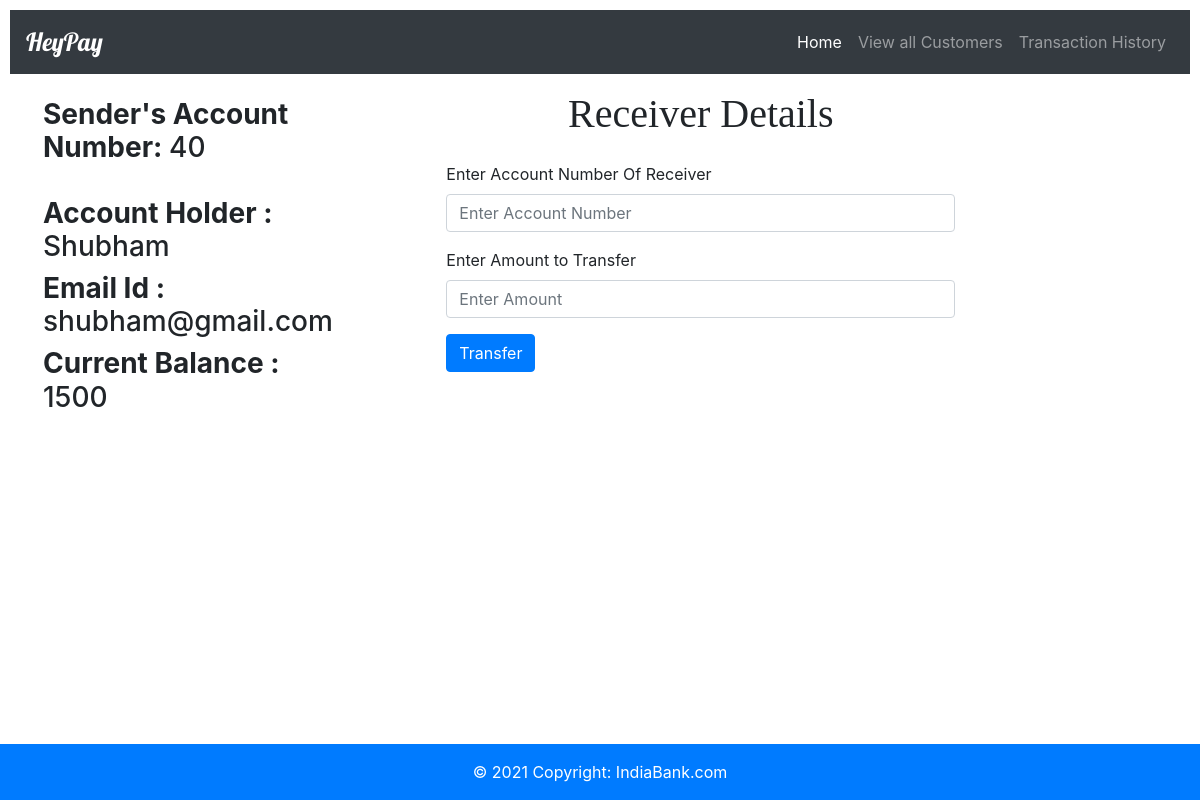
Page /40/ on the committed database.
### bank/models.py (models this page shows, shortened)
class Customer(models.Model):
    Acc_No = models.IntegerField(primary_key=True)
    Account_Holder = models.CharField(max_length=200)
    Email_Id = models.EmailField(max_length=200)
    Current_Balance=models.IntegerField()

### bank/views.py (the view)
# urls.py: path('<int:Acc>/',views.Trans,name='Trans'),
def Trans(request,Acc):
    custom=Customer.objects.filter(Acc_No=Acc)
    context={'custom':custom,'Acc_No':Acc}
    return render(request, 'Transaction.html',context)

### Templates/Transaction.html (shortened to what this page needs)
{% extends 'Base.html' %}
{% load static %}
{% block content %}
    <body>
        <div class="row">
    <div class="col-sm-4 px-5">
      <br>
    <h3><b>Sender's Account Number: </b>{{Acc_No}}</h3>
    <br>
        {% for d in custom %}
        <h3><b>Account Holder : </b>{{d.Account_Holder}}</h3>
        <h3><b>Email Id : </b>{{d.Email_Id}}</h3>
        <h3><b>Current Balance : </b>{{d.Current_Balance}}</h3>
        {% endfor %}
    </div>
    <div class="col-sm-6 px-5">
        <h1 align="center"  class="pb-3 pt-3" style="font-family: Georgia;">Receiver Details</h1>
        <form action="/Transhis/" method="POST">{% csrf_token %}
            <div class="form-group">
              <label for="exampleInputEmail1">Enter Account Number Of Receiver</label>
              <input type="text" class="form-control" id="exampleInputEmail1" name="recv_AccNo" aria-describedby="emailHelp" placeholder="Enter Account Number">
            </div>
            <div class="form-group">
              <label for="exampleInputPassword1">Enter Amount to Transfer</label>
              <input type="text" class="form-control" id="exampleInputPassword1" name="Amt_to_transfer" placeholder="Enter Amount">
            </div>
            <input type="submit" class="btn btn-primary" value="Transfer">
          </form>
    </div>
        </div>
    </body>
{% endblock content %}

### Templates/Transaction.html (style rules this page uses)
body { padding: 10px; }

### rows in the picture
Customer: Account_Holder "Shubham", Email_Id "shubham@gmail.com", Current_Balance "1500"

### other values in the picture
{{ Acc_No }} "40"
